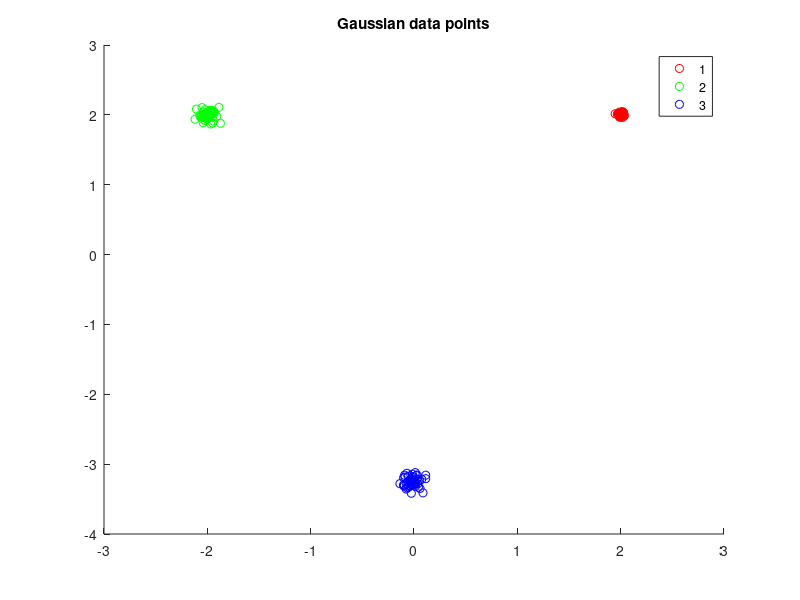

Write the MATLAB code that produced this figure. (Note: this script raises an error after producing the figure.)
% EC 414 - HW 3 - Spring 2022
% K-Means starter code

clear, clc, close all;

%% Generate Gaussian data:
% Add code below:
mu1 = [2,2]';
mu2 = [-2,2]';
mu3 = [0, -3.25]';

I2 = [1 0; 0 1];

sigma1 = 0.02 * I2;
sigma2 = 0.05 * I2;
sigma3 = 0.07 * I2;

points = 50;

data1 =  mu1' + randn(points,2)*sigma1;
data2 =  mu2' + randn(points,2)*sigma2;
data3 =  mu3' + randn(points,2)*sigma3;
% data1 = mvnrnd(mu1, sigma1, points);
% data2 = mvnrnd(mu2, sigma2, points);
% data3 = mvnrnd(mu3, sigma3, points);

figure()
scatter(data1(:,1), data1(:,2), 'r');
hold on
scatter(data2(:,1), data2(:,2), 'g');
scatter(data3(:,1), data3(:,2), 'b');
title('Gaussian data points')
legend('1','2','3');
hold off
% %% Generate NBA data:
% % Add code below:
% 
% % HINT: readmatrix might be useful here
% 
% % Problem 3.2(f): Generate Concentric Rings Dataset using
% % sample_circle.m provided to you in the HW 3 folder on Blackboard.
% 
%% K-Means implementation
% Add code below

K = 3;
%MU_init = [3 3; -4 -1; 2 -4];
MU_init = [-0.14 2.61; 3.15 -0.84; -3.28 -1.58];

MU_previous = MU_init;
MU_current = MU_init;

% initializations
DATA = [data1 ; data2; data3];
labels = ones(length(DATA),1);
converged = 0;
iteration = 0;
convergence_threshold = 0.025;

%stop if the derived cluster means become stationary
while (converged==0)
    iteration = iteration + 1;
    fprintf('Iteration: %d\n',iteration)

    %% CODE - Assignment Step - Assign each data observation to the cluster with the nearest mean:
    % Write code below here:
    for(i = 1:length(DATA))
        dist = euclidean_distance(DATA(i,:),MU_current);
        sort_dist = sort(dist);
        closest_mu = MU_current(find(sort_dist(1,:) == dist), :);
        label = find(closest_mu == MU_current);
        labels(i) = label(1);
    end
    %% CODE - Mean Updating - Update the cluster means
    % Write code below here:
    MU_previous = MU_current
    label1 = DATA(find(labels == 1),:);
    MU_current(1,:) = mean(label1);
    label2 = DATA(find(labels == 2),:);
    MU_current(2,:) = mean(label2);
    label3 = DATA(find(labels == 3),:);
    MU_current(3,:) = mean(label3)

    %% CODE 4 - Check for convergence 
    % Write code below here:
    
    if (sum(sum(abs(MU_previous - MU_current) < convergence_threshold)) || sum(sum(isnan(MU_current))))
        converged=1;
    end
    
    %% CODE 5 - Plot clustering results if converged:
    % Write code below here:
    if (converged == 1)
        fprintf('\nConverged.\n')
        
        
       
        
        %% If converged, get WCSS metric
        % Add code below
        
    end
    
    %%%%%%%%%%%%%%%%%%%%%%%%%%%%%%%%%%%%%%%%%%%%%%%%
end

data1 = DATA(find(labels == 1), :);
data2 = DATA(find(labels == 2), :);
data3 = DATA(find(labels == 3), :);

figure()
scatter(data1(:,1), data1(:,2), 'r');
hold on
scatter(data2(:,1), data2(:,2), 'g');
scatter(data3(:,1), data3(:,2), 'b');
scatter(MU_current(:,1),MU_current(:,2),'black*')
title('Clusters produced by k-means')
legend('1','2','3');
hold off
% 
% 
% 
function distance = euclidean_distance(point, points)
    distance = zeros(length(points),1);
    [r,c] = size(points);
    for (i = 1:r) % loop through each point of the training data
        %distance between two points
        distance(i,1) = sqrt((point(1,1)-points(i,1))^2+(point(1,2)-points(i,2))^2);
    end
end
